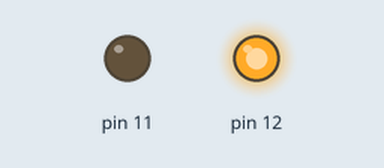
This sketch was run on a simulated Arduino Uno, built with avr-gcc and run on an emulated ATmega328P. Shown: output pins drawn as LEDs (lit = HIGH).

Above: at 2.5 s.
At 5.5 s:
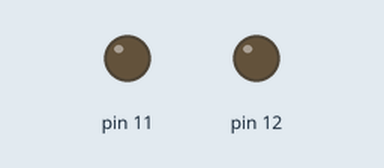
At 8.5 s:
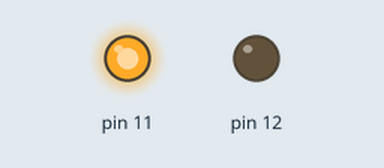
Timing chart, 0 to 15.6 s (numbered marks = the images above):
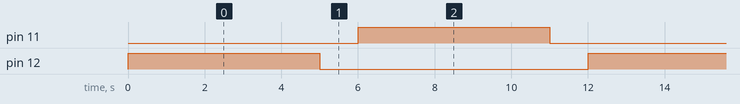

Measured:
- by itself, pin 11, pin 12: alternates HIGH for 5.0 s and LOW for 7.0 s
- by itself, everything shown: repeats every 12.0 s, in 4 steps

The sketch:

IR_sensor.ino
```cpp
void setup() {
  // put your setup code here, to run once:
pinMode(11,OUTPUT);
pinMode(12,OUTPUT);

}

void loop() {
    // put your main code here, to run repeatedly:
  digitalWrite(11,LOW);
  digitalWrite(12,HIGH);
  delay(5000);
  digitalWrite(11,LOW);
  digitalWrite(12,LOW);
  delay(1000);
  digitalWrite(11,HIGH);
  digitalWrite(12,LOW);
  delay(5000);
  digitalWrite(11,LOW);
  digitalWrite(12,LOW);
  delay(1000);

}
```
